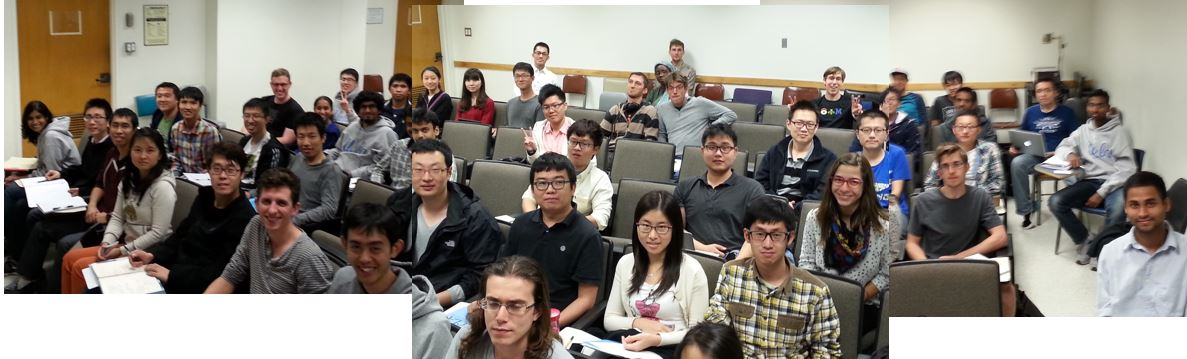
%> input picture Project2/class_photo_2014.JPG, 1187 x 359 px
$ octave test.m   (GNU Octave 9; MATLAB toolbox functions it lacks are replaced by stand-ins)
%> lines starting %> are read from the running program, lines starting %| are printed output that depends on the picture
% Test on the class image with different size

img = imread('class_photo_2014.JPG');
%> img is the input picture: size 359x1187x3 uint8; mean R, G, B 141.4, 134.3, 126.2
img = rgb2gray(img);
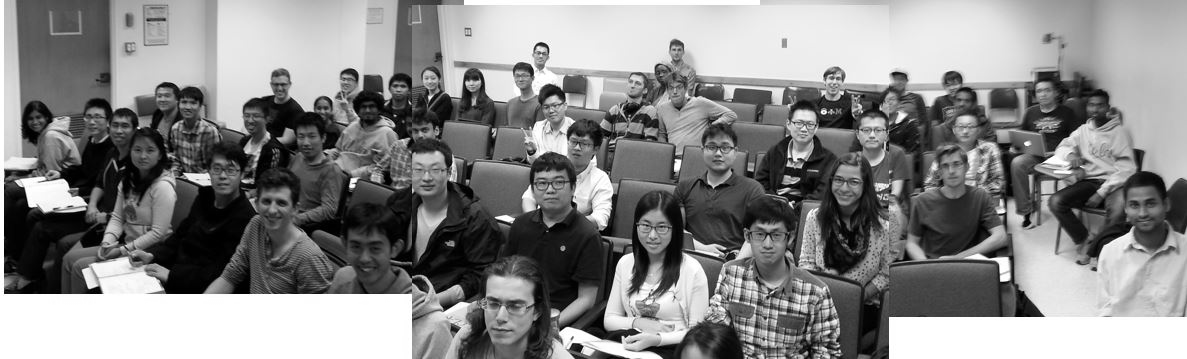
%> img: size 359x1187 uint8; min 0, max 255, mean 135.5


    window_size = 16;
    step = 4;
    imshow(img);
%     falsealarm = [];
%     cnt = 1;

    for si = 0.5 : 0.05 : 0.75
        nimg = imresize(img, si);
%> (the run ends here)
